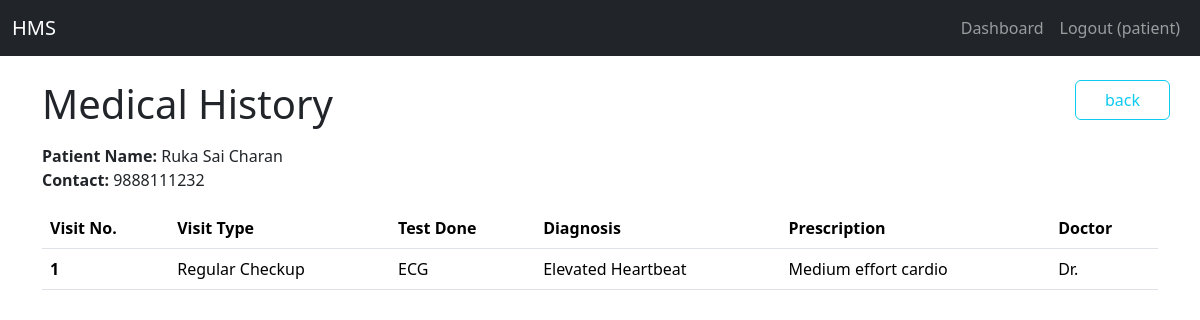
Page /patient_history/1 (signed in) on the committed database.
### models.py (models this page shows)
class Patient(db.Model):
    id = db.Column(db.Integer, primary_key=True)
    user_id = db.Column(db.Integer, db.ForeignKey('user.id'), nullable=False)
    name = db.Column(db.String(100), nullable=False)
    contact = db.Column(db.String(100))

class Appointment(db.Model):
    id = db.Column(db.Integer, primary_key=True)
    patient_id = db.Column(db.Integer, db.ForeignKey('patient.id'), nullable=False)
    doctor_id = db.Column(db.Integer, db.ForeignKey('doctor.id'), nullable=False)
    appointment_date = db.Column(db.String(100), nullable=False)
    status = db.Column(db.String(50), default='Booked') # e.g., Booked, Completed, Cancelled

class Treatment(db.Model):
    id = db.Column(db.Integer, primary_key=True)
    appointment_id = db.Column(db.Integer, db.ForeignKey('appointment.id'), nullable=False)
    visit_type =  db.Column(db.String(50), default='Routine', nullable=False)
    test_done = db.Column(db.String(50), nullable=False)
    diagnosis = db.Column(db.String(100), nullable=False)
    prescription = db.Column(db.Text, nullable=False)

### app.py (the view)
@app.route('/patient_history/<int:patient_id>')
def patient_history(patient_id):
    if 'user_id' not in session or session.get('role') not in ('doctor', 'admin', 'patient'):
        flash('Unauthorized access')
        return redirect(url_for('login'))
    if session.get('role') == 'patient':
        try:
            current_user_id = int(session.get('user_id'))
            patient = Patient.query.filter_by(id=patient_id).first()
            if not patient or patient.user_id != current_user_id:
                raise ValueError
        except:
            flash('Unauthorized access')
            return redirect(url_for('login'))
    patient = Patient.query.get_or_404(patient_id)
    doctor = Doctor.query.filter_by(user_id=session['user_id']).first()
    all_appts = Appointment.query.filter_by(
        patient_id=patient.id,
        status="Completed"
    ).all()
    history = []
    for appt in all_appts:
        treatment = Treatment.query.filter_by(appointment_id=appt.id).first()
        doctor_treated = Doctor.query.filter_by(id=appt.doctor_id).first()
        history.append({
            'appointment': appt,
            'treatment': treatment,  # This will be None if not completed
            'doctor': doctor
        })
    return render_template(
        'patient_history.html',
        patient=patient,
        history=history
    )

### templates/patient_history.html (shortened to what this page needs)
{% extends "base.html" %}
{% block content %}
    <div class="row my-2">
        <div class="col-11">
            <h1>Medical History</h1>
        </div>
        <button onclick="goBack()" class="btn btn-outline-info mb-3 col-1">back</button>
    </div>
    <p><strong>Patient Name:</strong> {{ patient.name }}<br/>
    <strong>Contact:</strong> {{ patient.contact }}</p>
    {% if not history %}
        <p>No appointment history found for this patient</p>
    {% else %}
        <table class="table">
            <thead>
                <tr>
                <th scope="col">Visit No.</th>
                <th scope="col">Visit Type</th>
                <th scope="col">Test Done</th>
                <th scope="col">Diagnosis</th>
                <th scope="col">Prescription</th>
                <th scope="col">Doctor</th>
                </tr>
            </thead>
            <tbody>
            {% for item in history %}
                <tr>
                    <th scope="row">{{item.appointment.id}}</th>
                    <td>{{item.treatment.visit_type}}</td>
                    <td>{{item.treatment.test_done}}</td>
                    <td>{{item.treatment.diagnosis}}</td>
                    <td>{{item.treatment.prescription}}</td>
                    <td>Dr.{{item.doctor.name}}</td>
                </tr>
            {% endfor %}
            </tbody>
        </table>
    {% endif %}
{% endblock %}

### rows in the picture
Patient: name "Ruka Sai Charan", contact "9888111232"
Appointment: appointment.id "1"
Treatment: treatment.visit_type "Regular Checkup", treatment.test_done "ECG", treatment.diagnosis "Elevated Heartbeat", treatment.prescription "Medium effort cardio"

### other values in the picture
{{ session.role }} "patient"
